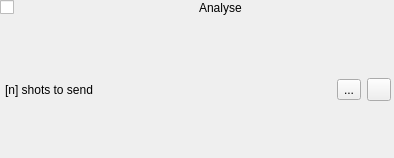
<?xml version="1.0" encoding="UTF-8"?>
<ui version="4.0">
 <class>analysis_submission</class>
 <widget class="QWidget" name="analysis_submission">
  <property name="geometry">
   <rect>
    <x>0</x>
    <y>0</y>
    <width>394</width>
    <height>158</height>
   </rect>
  </property>
  <property name="windowTitle">
   <string>Form</string>
  </property>
  <layout class="QGridLayout" name="gridLayout">
   <property name="horizontalSpacing">
    <number>4</number>
   </property>
   <property name="verticalSpacing">
    <number>6</number>
   </property>
   <property name="margin">
    <number>0</number>
   </property>
   <item row="0" column="0">
    <widget class="QCheckBox" name="send_to_server">
     <property name="focusPolicy">
      <enum>Qt::NoFocus</enum>
     </property>
     <property name="toolTip">
      <string>Send completed shot files for analysis</string>
     </property>
     <property name="text">
      <string/>
     </property>
    </widget>
   </item>
   <item row="0" column="1">
    <widget class="QLabel" name="send_to_server_icon">
     <property name="text">
      <string/>
     </property>
    </widget>
   </item>
   <item row="0" column="2">
    <widget class="QLabel" name="send_to_server_text">
     <property name="toolTip">
      <string>Send completed shot files for analysis</string>
     </property>
     <property name="text">
      <string>Analyse</string>
     </property>
    </widget>
   </item>
   <item row="0" column="3">
    <widget class="QLabel" name="server_online">
     <property name="text">
      <string/>
     </property>
     <property name="scaledContents">
      <bool>false</bool>
     </property>
    </widget>
   </item>
   <item row="1" column="0" colspan="4">
    <widget class="QFrame" name="failed_to_send_frame">
     <property name="styleSheet">
      <string notr="true">QFrame{background-color: '#FF9999'};</string>
     </property>
     <property name="frameShape">
      <enum>QFrame::NoFrame</enum>
     </property>
     <property name="frameShadow">
      <enum>QFrame::Raised</enum>
     </property>
     <layout class="QHBoxLayout" name="horizontalLayout_3">
      <property name="leftMargin">
       <number>5</number>
      </property>
      <property name="topMargin">
       <number>3</number>
      </property>
      <property name="rightMargin">
       <number>3</number>
      </property>
      <property name="bottomMargin">
       <number>3</number>
      </property>
      <item>
       <widget class="QLabel" name="resend_shots_label">
        <property name="text">
         <string>[n] shots to send</string>
        </property>
       </widget>
      </item>
      <item>
       <widget class="QToolButton" name="retry_button">
        <property name="toolTip">
         <string>Retry now</string>
        </property>
        <property name="text">
         <string>...</string>
        </property>
        <property name="icon">
         <iconset>
          <normaloff>:/qtutils/fugue/arrow-circle.png</normaloff>:/qtutils/fugue/arrow-circle.png</iconset>
        </property>
       </widget>
      </item>
      <item>
       <widget class="QToolButton" name="clear_unsent_shots_button">
        <property name="toolTip">
         <string>Clear</string>
        </property>
        <property name="text">
         <string/>
        </property>
        <property name="icon">
         <iconset>
          <normaloff>:/qtutils/fugue/minus.png</normaloff>:/qtutils/fugue/minus.png</iconset>
        </property>
       </widget>
      </item>
     </layout>
    </widget>
   </item>
  </layout>
 </widget>
</ui>
